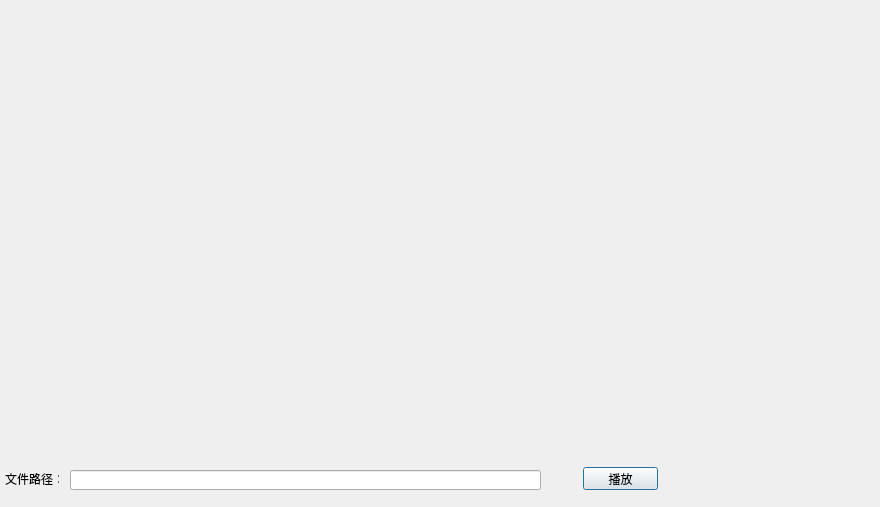
<?xml version="1.0" encoding="UTF-8"?>
<ui version="4.0">
 <class>CPlayVideoDialog</class>
 <widget class="QDialog" name="CPlayVideoDialog">
  <property name="geometry">
   <rect>
    <x>0</x>
    <y>0</y>
    <width>880</width>
    <height>507</height>
   </rect>
  </property>
  <property name="windowTitle">
   <string>Dialog</string>
  </property>
  <widget class="QLabel" name="label">
   <property name="geometry">
    <rect>
     <x>10</x>
     <y>10</y>
     <width>861</width>
     <height>431</height>
    </rect>
   </property>
   <property name="text">
    <string/>
   </property>
  </widget>
  <widget class="QPushButton" name="pushButton">
   <property name="geometry">
    <rect>
     <x>583</x>
     <y>467</y>
     <width>75</width>
     <height>23</height>
    </rect>
   </property>
   <property name="text">
    <string>播放</string>
   </property>
  </widget>
  <widget class="QLineEdit" name="lineEdit">
   <property name="geometry">
    <rect>
     <x>70</x>
     <y>470</y>
     <width>471</width>
     <height>20</height>
    </rect>
   </property>
  </widget>
  <widget class="QLabel" name="label_2">
   <property name="geometry">
    <rect>
     <x>5</x>
     <y>473</y>
     <width>54</width>
     <height>12</height>
    </rect>
   </property>
   <property name="text">
    <string>文件路径：</string>
   </property>
  </widget>
 </widget>
 <resources/>
 <connections/>
</ui>
